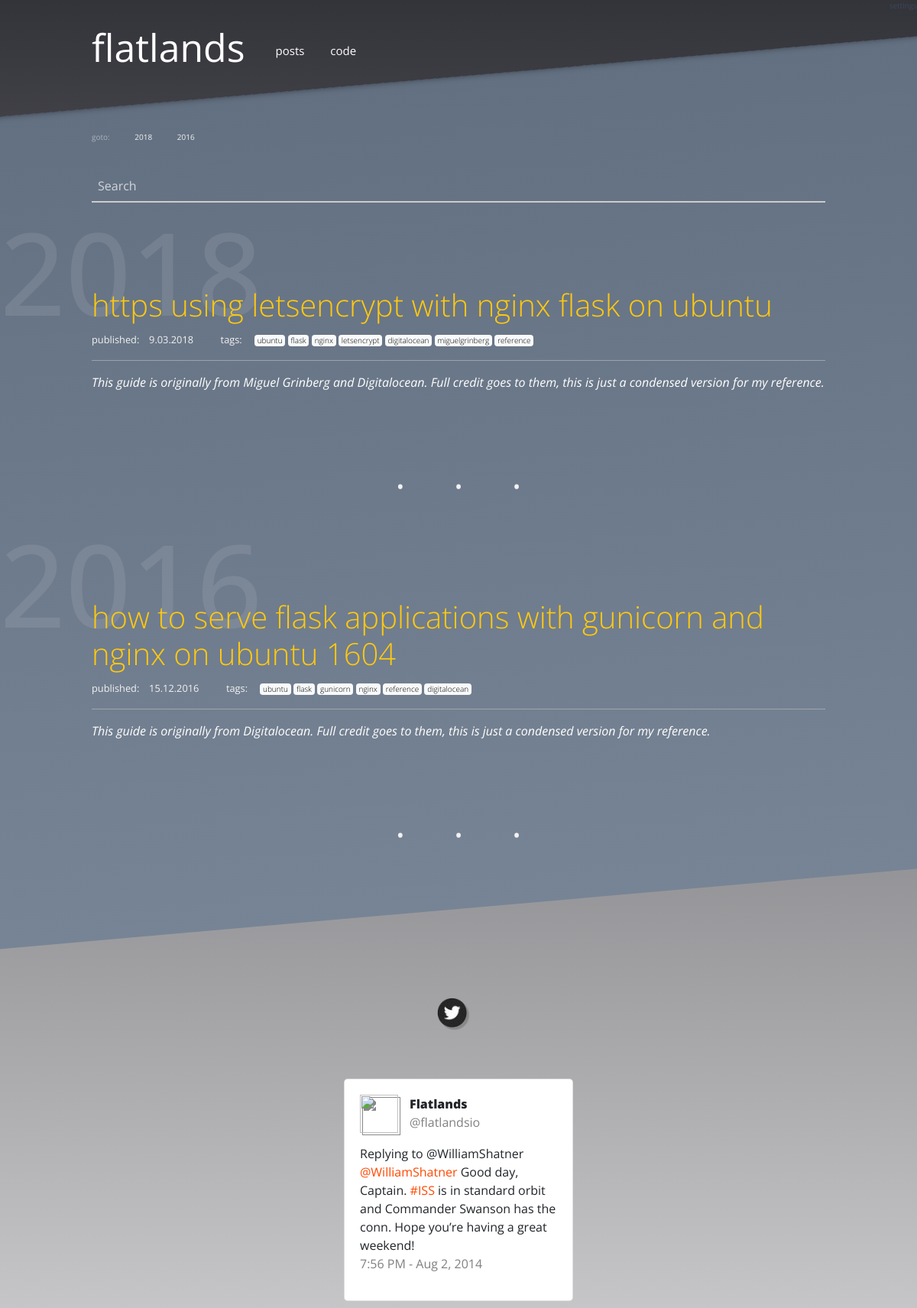
/tag/flask (upper part), run on an earlier commit of the app's database.
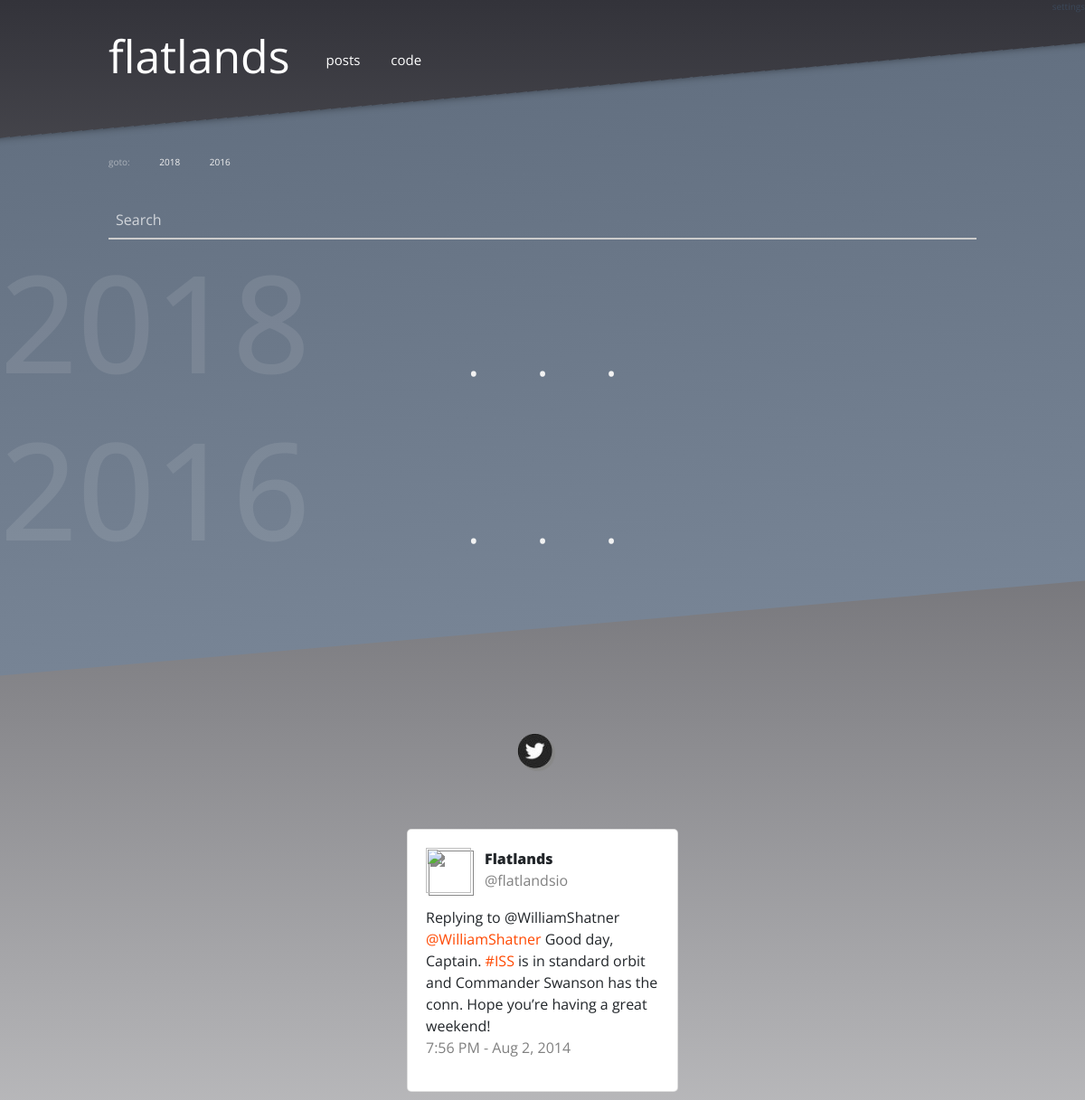
And on a later commit of the database.
### modules/models.py (models this page shows, shortened)
class Post(db.Model):
    id = db.Column(db.Integer, primary_key=True)
    title = db.Column(db.String())
    author = db.Column(db.String())
    tags = db.Column(db.String())
    strap = db.Column(db.String())
    content = db.Column(db.String())
    pub_date = db.Column(db.String())
    published = db.Column(db.Boolean, default=False)

### app.py (the view)
@app.route('/tag/<tag>')
def tag(tag):
    all_posts = modules.database.Post().all()
    posts = modules.database.Post().query_tags(str(tag))
    years = modules.database.Post().years_from_posts(posts)
    return render_template('tag.html', posts=posts, years=years)

### modules/database.py (called while the page is built)
    def _retrive_posts(self):
        return modules.models.Post.query.all()

    def to_json(self, results):
        result = {}
        item = {}
        count = 1
        for row in results:
            for k, v in row.__dict__.items():
                if not k.startswith('_') and k != 'id':
                    item[k] = v
            result[count] = item
            count += 1
            item = {}
        return result

    def all(self):
        return self.to_json(self._retrive_posts())

    def years_from_posts(self, posts):
        years = []
        for code, data in posts.items():
            day, month, year = data['pub_date'].split('.')
            years.append(year)
        return sorted(list(set(years)), reverse=True)

    def query_tags(self, tag):
        output = {}
        for code, data in self.to_json(self._retrive_posts()).items():
            if tag in data['tags'].split(' '):
                output[code] = data
        return output

### templates/tag.html
{% extends "base.html" %}
{% block content %}
{% include 'post_nav.html' %}
{% for year in years %}
    <a name="{{ year }}">
        <div class="section-head">
            <h4>{{ year }}</h4>
        </div>
    </a>
    {% for code, data in posts.items()|reverse %}
        {% if data.pub_date.endswith(year) and data.published != False %}
            <div class="blog-post">
                <h4><a href="/post/{{ data.title|replace(" ", "-") }}">{{data.title}}</a></h4>
                <small>
                    published:&emsp;{{data.pub_date}} &emsp; &emsp;
                    tags:&emsp;
                        {% for tag in data.tags.split(' ') %}
                        <span class="badge badge-light"><a style="color:black;font-size:10px;" href="/tag/{{tag}}">{{tag}}</a></span>
                        {% endfor %}
                    </small>
                    <hr style="background-color:rgba(242, 242, 242, .5);">
                <div class="blog-post-strap">{{data.strap}}</div>
            </div>
            <p style="height:30px;"></p>
        {% endif %}
    {% endfor %}
    <div style="color: rgb(242, 242, 242); text-align: center; word-spacing: 50px; font-size: 50px;">· · ·</div>
{% endfor %}
{% endblock %}

### templates/base.html (shortened to what this page needs)
<!doctype html>
<html lang="en">
  <head>
    <link rel="stylesheet" href="https://maxcdn.bootstrapcdn.com/bootstrap/4.0.0-beta.2/css/bootstrap.min.css">
    <link rel="stylesheet" type="text/css" href="{{ url_for('static', filename='css/main.css') }}">
    <link type="text/css" rel="stylesheet" href="https://platform.twitter.com/css/tweet.529166ecfeb05abf3ee5afe0a8c349a4.light.ltr.css">
  </head>
  <body>
              {% include 'header.html' %}
              <div class="main-content">
                  <div class="main-content-wrapper">
                  {% block content %}
                  {% endblock %}
                  </div>
                </div>
                {% include 'footer.html' %}
  </body>
</html>

### templates/header.html
<div style="display:flex; justify-content:flex-end;">
<a style="color:rgb(59, 72, 89);font-size:10px;" href="/settings">settings</a>
</div>
<div class="header">
<div style="display: flex; justify-content: flex-start;">
<div >
  <a style="margin: 0; font-size: 50px;color:white;" href="/posts">flatlands</a>
</div>
  <div class="header-nav">
    <a href="/posts">posts</a>
    <a href="/solution">code</a>
  </div>
</div>
</div>

### templates/post_nav.html
<p style="height:20px;"></p>
        <div style="padding-left:10%;padding-right:10%;">
        <div class="sub-nav">
            goto:
            {% for year in years %}
                <a href="#{{ year }}">{{ year }}</a>
            {% endfor %}
        </div>
        <p style="height:20px;"></p>
        <form>
                <input class="w3-input" type="text" placeholder="Search">
              </form>
</div>

### templates/footer.html (shortened to what this page needs)
<p style="height:100px;"></p>
<div class="footer">
            <div class="footer-detail">
        <a href="https://twitter.com/flatlandsio" target="_blank"><img style="width: 40px; height: 40px;" src="/static/img/so_twitter.png"></a>&emsp;
        <p style="height:50px;"></p>
        {% include 'fake_tweet.html' %}
        <br>
        <br>
        <br>
    </div>
</div>
<br>

### templates/fake_tweet.html
<div style="margin: 0 auto;text-align:left;width:300px;padding:20px;background-color:white; border-color:rgba(0, 0, 0, .12); border-style: solid;border-width:1px;border-radius: 5px;">
        <div style="display:flex;justify-content:flex-start;">
        <div>
            <img src="" style="width:50px;height:50px;">
            </div>
            <div>
                <p style="padding-left:15px;margin:0;font-weight:900;">Flatlands</p>
                <p style="padding-left:15px;margin:0;color: gray;">@flatlandsio</p>
                </div>
            </div>
        <div style="padding-top:15px;">
        Replying to @WilliamShatner <br>
        <a href="">@WilliamShatner</a> Good day, Captain. <a href="">#ISS</a> is in standard orbit and Commander Swanson has the conn. Hope you’re having a great weekend!<br>
        <p style="color: gray;">7:56 PM - Aug 2, 2014</p>
        </div>
        </div>

### static/css/main.css (style rules this page uses)
body { margin: 0; font-family: 'Open Sans', sans-serif; background: linear-gradient(rgb(51, 51, 58), white); }
.header { margin: 0; padding-top: 10px; padding-left: 10%; padding-right: 10%; display: flex; }
.header a { color: white; text-decoration: none; }
.header-nav { margin: 0; word-spacing: 30px; font-size: 15px; padding-top: 30px; padding-left: 40px; }
.header-nav a { color: white; text-decoration: none; }
.sub-nav { color: rgba(242, 242, 242, .5); word-spacing: 30px; font-size: 10px; }
.sub-nav a { color: rgb(242, 242, 242); text-decoration: none; }
.main-content { box-shadow: 0px 197px 9px -198px rgba(0,0,0,.5) inset; -webkit-box-shadow: 0px 197px 9px -198px rgba(0,0,0,.5) inset; -moz-box-shadow: 0px 197px 9px -198px rgba(0,0,0,.5) inset; background: linear-gradient(rgb(99, 112, 129), rgb(119, 132, 149)); padding-top: 3%; padding-bottom: 5%; -webkit-transform: skewY(-5deg); -moz-transform: skewY(-5deg); -ms-transform: skewY(-5deg); -o-transform: skewY(-5deg); transform: skewY(-5deg); }
.main-content > .main-content-wrapper { -webkit-transform: skewY(5deg); -moz-transform: skewY(5deg); -ms-transform: skewY(5deg); -o-transform: skewY(5deg); transform: skewY(5deg); }
.section-head { height:110px; }
.section-head h4 { font-size: 150px; color:rgba(242, 242, 242, .1); }
.footer { display: flex; justify-content: space-around; }
.footer-detail { max-width:600px; text-align:center; }
.footer-detail a { color: rgb(255, 72, 0); text-decoration: none; }
.footer-detail img { -webkit-filter: drop-shadow(3px 3px 0px rgb(105, 105, 105)); filter: drop-shadow(3px 3px 0px rgb(136, 136, 136)); }
.w3-input { padding:8px;color:white;display:block;border:none;background-color:transparent;border-bottom:2px solid #ccc;width:100% }
::placeholder { color:white; opacity: .7; }

What changed in the data, as far as the page shows it:
no longer on this page (row edited): Post: title "https using letsencrypt with nginx flask on ubuntu", pub_date "9.03.2018", strap "This guide is originally from Miguel Grinberg and Digitalocean. Full credit goes to them, this is just a condensed version for my reference."
no longer on this page (row edited): Post: title "how to serve flask applications with gunicorn and nginx on ubuntu 1604", pub_date "15.12.2016", strap "This guide is originally from Digitalocean. Full credit goes to them, this is just a condensed version for my reference."
Also different on the page:
list line gone: "published: tags: ubuntu flask nginx letsencrypt digitalocean miguelgrinberg reference"
list line gone: "published: tags: ubuntu flask gunicorn nginx reference digitalocean"
